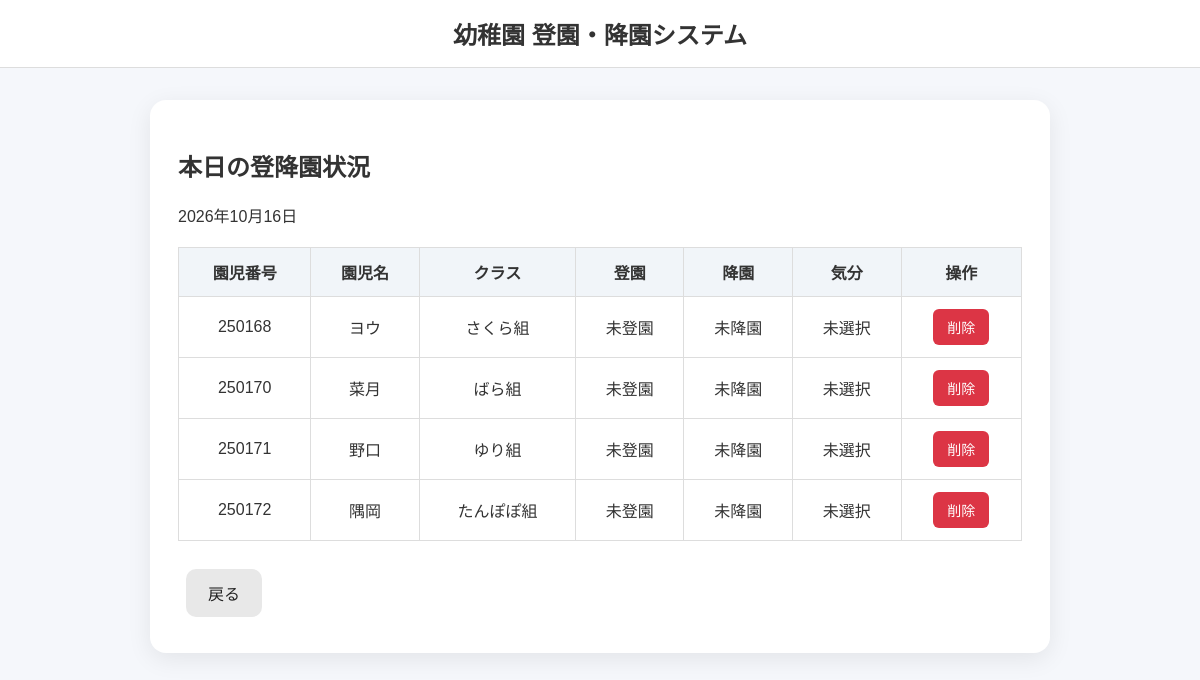
The app's page /dashboard/, older data.
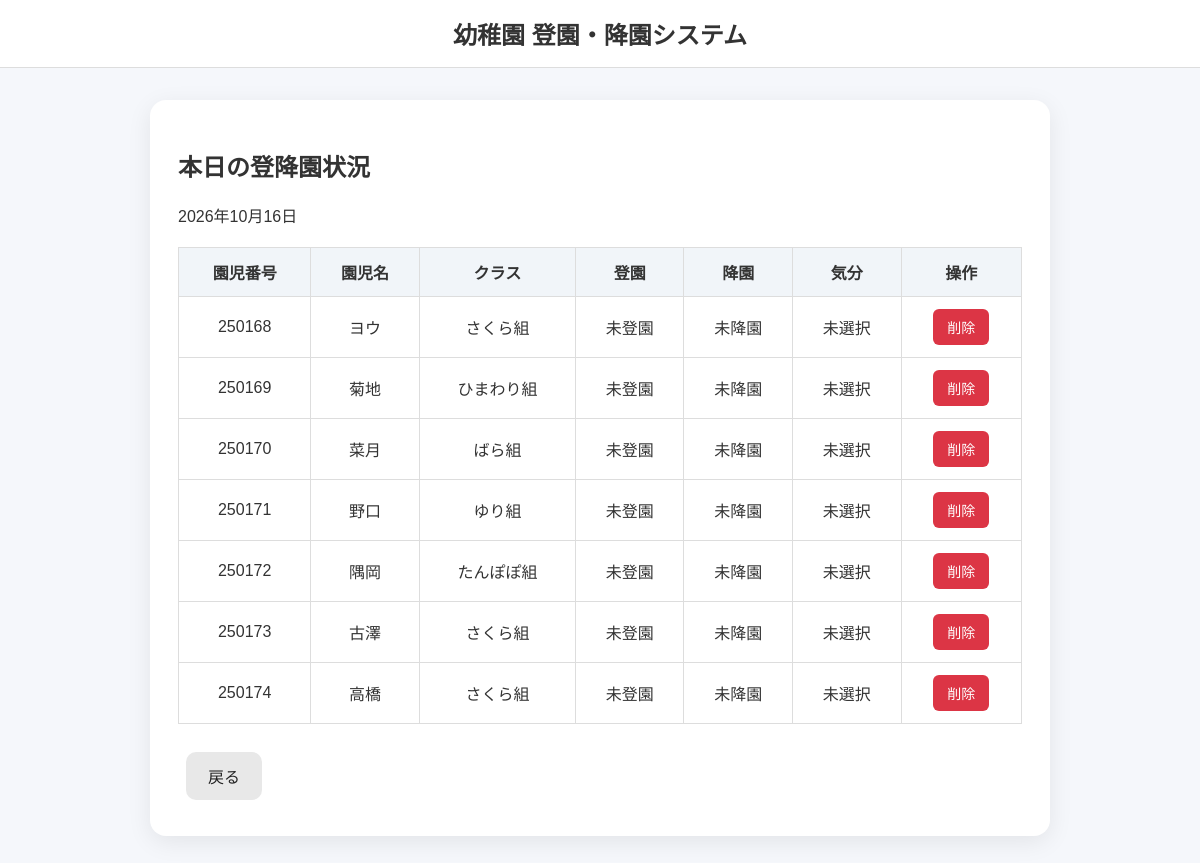
The same page, newer data.
### attendance/models.py (models this page shows, shortened)
class Student(models.Model):
    CLASS_CHOICES = [
        ("sakura","さくら組"),
        ("himawari","ひまわり組"),
        ("bara","ばら組"),
        ("yuri","ゆり組"),
        ("tanpopo","たんぽぽ組")
    ]
    name = models.CharField("園児名", max_length=100)
    student_number = models.CharField("園児番号", max_length=30, unique=True)
    class_name = models.CharField("クラス名",max_length=50,choices=CLASS_CHOICES,blank=True)
    photo = models.ImageField("顔写真", upload_to="students/")
    is_active = models.BooleanField("在園", default=True)

### attendance/views.py (the view)
# urls.py: path("dashboard/", views.dashboard, name="dashboard"),
def dashboard(request):
    today = timezone.localdate()
    moods_by_student = {
        item.student_id: item
        for item in DailyMood.objects.filter(date=today)
    }
    students = Student.objects.filter(is_active=True).order_by("student_number")
    rows = []
    for student in students:
        records = Attendance.objects.filter(
            student=student,
            timestamp__date=today,
        )
        in_record = records.filter(attendance_type="in").order_by("timestamp").first()
        out_record = records.filter(attendance_type="out").order_by("timestamp").first()
        rows.append({
            "student": student,
            "in_record": in_record,
            "out_record": out_record,
            "daily_mood": moods_by_student.get(student.pk),
        })
    return render(
        request,
        "attendance/dashboard.html",
        {"rows": rows, "today": today},
    )

### templates/attendance/dashboard.html (shortened to what this page needs)
{% extends "attendance/base.html" %}
{% block content %}
<div class="card">
    <h2>本日の登降園状況</h2>
    <p>{{ today|date:"Y年m月d日" }}</p>
    <table class="status-table">
        <thead>
            <tr>
                <th>園児番号</th>
                <th>園児名</th>
                <th>クラス</th>
                <th>登園</th>
                <th>降園</th>
                <th>気分</th>
                <th>操作</th>
            </tr>
        </thead>
        <tbody>
            {% for row in rows %}
            <tr>
                <td>{{ row.student.student_number }}</td>
                <td>{{ row.student.name }}</td>
                <td>{{row.student.get_class_name_display|default:"未設定"}}</td>
                <td>
                    {% if row.in_record %}
                    {{ row.in_record.timestamp|date:"H:i:s" }}
                    {% else %}
                    未登園
                    {% endif %}
                </td>
                <td>
                    {% if row.out_record %}
                    {{ row.out_record.timestamp|date:"H:i:s" }}
                    {% else %}
                    未降園
                    {% endif %}
                </td>
                <td>
                    {% if row.daily_mood %}
                    {{ row.daily_mood.get_mood_display }}
                    {% else %}
                    未選択
                    {% endif %}
                </td>
                <td>
                    <form method="post" action="{% url 'attendance:student_delete' row.student.id %}"
                        onsubmit="return confirm('園児と出欠記録を完全に削除しますか？');" style="display:inline;">
                        <button type="submit" class="delete-btn">削除</button>
                    </form>
                </td>
            </tr>
            {% empty %}
            <tr>
                <td colspan="7">園児が登録されていません。</td>
            </tr>
            {% endfor %}
        </tbody>
    </table>
    <a class="btn" href="{% url 'attendance:top' %}">戻る</a>
</div>
{% endblock %}

Row changes from the older to the newer data that the page shows:
added Student: student.student_number "250169", student.name "菊地", student.class_name "ひまわり組"
added Student: student.student_number "250173", student.name "古澤", student.class_name "さくら組"
added Student: student.student_number "250174", student.name "高橋", student.class_name "さくら組"
